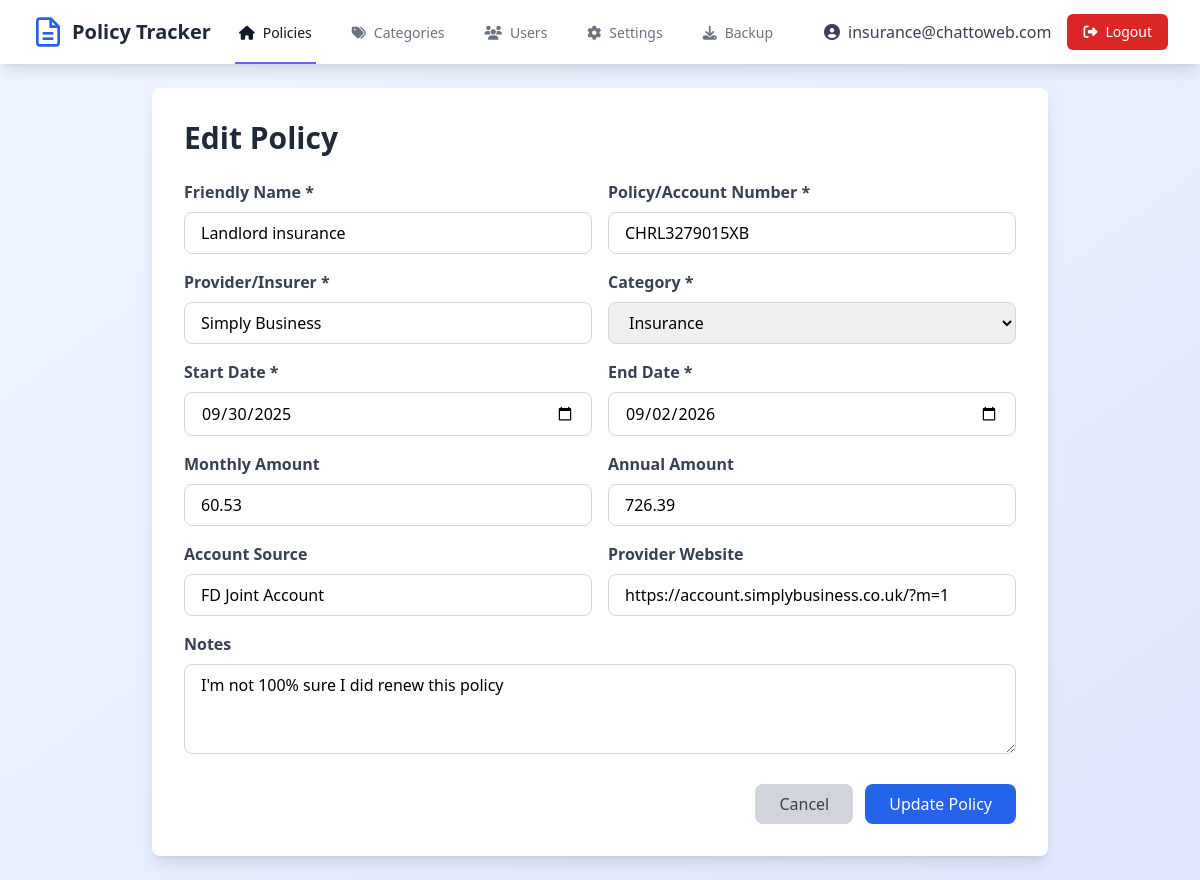
Page /edit/5 (signed in) on the earlier database version.
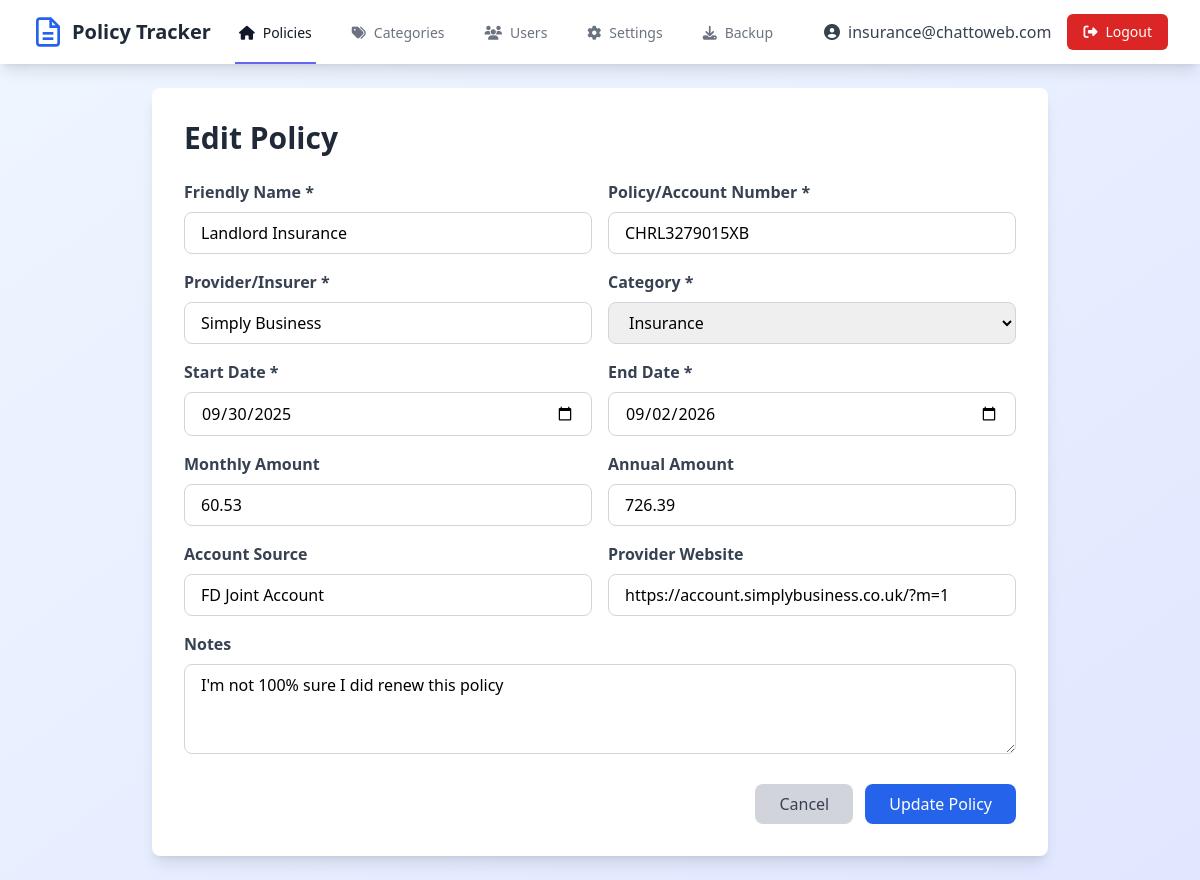
Same page on the later database version.
### tables this page shows
CREATE TABLE policies
                 (id INTEGER PRIMARY KEY AUTOINCREMENT,
                  friendly_name TEXT NOT NULL,
                  policy_number TEXT NOT NULL,
                  insurer TEXT NOT NULL,
                  category TEXT NOT NULL,
                  start_date TEXT NOT NULL,
                  end_date TEXT NOT NULL,
                  monthly_amount REAL,
                  annual_amount REAL,
                  account_source TEXT,
                  insurer_website TEXT,
                  notes TEXT,
                  created_at TIMESTAMP DEFAULT CURRENT_TIMESTAMP);

CREATE TABLE categories
                 (id INTEGER PRIMARY KEY AUTOINCREMENT,
                  name TEXT UNIQUE NOT NULL,
                  created_at TIMESTAMP DEFAULT CURRENT_TIMESTAMP);

### app.py (the view, shortened to what this page needs)
@app.route('/edit/<int:id>', methods=['GET', 'POST'])
@login_required
def edit_policy(id):
    conn = get_db()
    c = conn.cursor()
    c.execute("SELECT * FROM policies WHERE id=?", (id,))
    policy = c.fetchone()
    c.execute("SELECT name FROM categories ORDER BY name")
    categories = c.fetchall()
    conn.close()
    if not policy:
        flash('Policy not found.', 'error')
        return redirect(url_for('index'))
    return render_template('edit.html', policy=policy, categories=categories)

### app.py (called while the page is built)
def get_db():
    conn = sqlite3.connect(DB_PATH)
    conn.row_factory = sqlite3.Row
    return conn

@app.context_processor
def inject_now():
    return {'now': datetime.now()}

def login_required(f):
    @wraps(f)
    def decorated_function(*args, **kwargs):
        if 'user_id' not in session:
            flash('Please log in to access this page.', 'error')
            return redirect(url_for('login'))
        conn = get_db()
        c = conn.cursor()
        c.execute("SELECT enabled FROM users WHERE id = ?", (session['user_id'],))
        user = c.fetchone()
        conn.close()
        if not user or not user['enabled']:
            session.clear()
            flash('Your account has been disabled.', 'error')
            return redirect(url_for('login'))
        return f(*args, **kwargs)
    return decorated_function

### templates/edit.html (shortened to what the changed rows need)
{% extends "base.html" %}
{% block content %}
<div class="max-w-4xl mx-auto bg-white rounded-lg shadow-lg p-8">
    <h1 class="text-3xl font-bold text-gray-800 mb-6">Edit Policy</h1>
    <form method="POST">
        <div class="grid grid-cols-1 md:grid-cols-2 gap-4">
            <div>
                <label class="block text-gray-700 font-semibold mb-2">Friendly Name *</label>
                <input type="text" name="friendly_name" value="{{ policy.friendly_name }}" required
                       class="w-full px-4 py-2 border border-gray-300 rounded-lg focus:outline-none focus:ring-2 focus:ring-blue-500">
            </div>
            <div>
                <label class="block text-gray-700 font-semibold mb-2">Policy/Account Number *</label>
                <input type="text" name="policy_number" value="{{ policy.policy_number }}" required
                       class="w-full px-4 py-2 border border-gray-300 rounded-lg focus:outline-none focus:ring-2 focus:ring-blue-500">
            </div>
            <div>
                <label class="block text-gray-700 font-semibold mb-2">Provider/Insurer *</label>
                <input type="text" name="insurer" value="{{ policy.insurer }}" required
                       class="w-full px-4 py-2 border border-gray-300 rounded-lg focus:outline-none focus:ring-2 focus:ring-blue-500">
            </div>
            <div>
                <label class="block text-gray-700 font-semibold mb-2">Category *</label>
                <select name="category" required class="w-full px-4 py-2 border border-gray-300 rounded-lg focus:outline-none focus:ring-2 focus:ring-blue-500">
                    {% for category in categories %}
                    <option value="{{ category.name }}" {% if policy.category == category.name %}selected{% endif %}>{{ category.name }}</option>
                    {% endfor %}
                </select>
            </div>
            <div>
                <label class="block text-gray-700 font-semibold mb-2">Start Date *</label>
                <input type="date" name="start_date" value="{{ policy.start_date }}" required
                       class="w-full px-4 py-2 border border-gray-300 rounded-lg focus:outline-none focus:ring-2 focus:ring-blue-500">
            </div>
            <div>
                <label class="block text-gray-700 font-semibold mb-2">End Date *</label>
                <input type="date" name="end_date" value="{{ policy.end_date }}" required
                       class="w-full px-4 py-2 border border-gray-300 rounded-lg focus:outline-none focus:ring-2 focus:ring-blue-500">
            </div>
            <div>
                <label class="block text-gray-700 font-semibold mb-2">Monthly Amount</label>
                <input type="number" step="0.01" name="monthly_amount" id="monthly_amount" value="{{ policy.monthly_amount or '' }}"
                       onchange="calculateAnnual()"
                       class="w-full px-4 py-2 border border-gray-300 rounded-lg focus:outline-none focus:ring-2 focus:ring-blue-500">
            </div>
            <div>
                <label class="block text-gray-700 font-semibold mb-2">Annual Amount</label>
                <input type="number" step="0.01" name="annual_amount" id="annual_amount" value="{{ policy.annual_amount or '' }}"
                       onchange="calculateMonthly()"
                       class="w-full px-4 py-2 border border-gray-300 rounded-lg focus:outline-none focus:ring-2 focus:ring-blue-500">
            </div>
            <div>
                <label class="block text-gray-700 font-semibold mb-2">Account Source</label>
                <input type="text" name="account_source" value="{{ policy.account_source or '' }}"
                       class="w-full px-4 py-2 border border-gray-300 rounded-lg focus:outline-none focus:ring-2 focus:ring-blue-500">
            </div>
            <div>
                <label class="block text-gray-700 font-semibold mb-2">Provider Website</label>
                <input type="url" name="insurer_website" value="{{ policy.insurer_website or '' }}"
                       class="w-full px-4 py-2 border border-gray-300 rounded-lg focus:outline-none focus:ring-2 focus:ring-blue-500">
            </div>
            <div class="md:col-span-2">
                <label class="block text-gray-700 font-semibold mb-2">Notes</label>
                <textarea name="notes" rows="3"
                          class="w-full px-4 py-2 border border-gray-300 rounded-lg focus:outline-none focus:ring-2 focus:ring-blue-500">{{ policy.notes or '' }}</textarea>
            </div>
        </div>
    </form>
</div>
{% endblock %}

Differences in the rows shown:
changed policies "CHRL3279015XB": friendly_name "Landlord insurance" → "Landlord Insurance"
